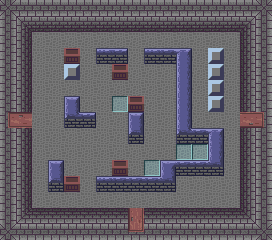

Tiled map render using the project's own tile images. Description and the whole map definition, tile-layer contents included, below:
An orthogonal 17x15 tile map with 16x16 px tiles, 1 tile layer (base).

<map version="1.10" tiledversion="1.10.2" orientation="orthogonal" renderorder="right-down" width="17" height="15" tilewidth="16" tileheight="16" infinite="0" nextlayerid="8" nextobjectid="1">
 <editorsettings>
  <export target="level5.lua" format="lua" />
 </editorsettings>
 <properties>
  <property name="east" value="level7" />
  <property name="south" value="level4" />
  <property name="west" value="level8" />
 </properties>
 <tileset firstgid="1" source="level_tiles.tsx" />
 <layer id="1" name="base" width="17" height="15">
  <data encoding="csv">
32,37,37,37,37,37,37,37,37,37,37,37,37,37,37,37,32,
38,1,2,2,2,2,2,2,2,2,2,2,2,2,2,3,38,
38,9,10,10,10,10,10,10,10,10,10,10,10,10,10,11,38,
38,9,10,10,26,10,28,30,10,28,29,6,10,39,10,11,38,
38,9,10,10,39,10,10,26,10,10,10,15,10,39,10,11,38,
38,9,10,10,10,10,10,10,10,10,10,15,10,39,10,11,38,
38,9,10,10,7,10,10,25,26,10,10,15,10,39,10,11,38,
42,43,10,10,20,30,10,10,7,10,10,15,10,10,10,34,35,
38,9,10,10,10,10,10,10,23,10,10,20,29,6,10,11,38,
38,9,10,10,10,10,10,10,10,10,10,25,25,15,10,11,38,
38,9,10,7,10,10,10,26,10,25,4,29,29,22,10,11,38,
38,9,10,23,26,10,28,29,29,29,22,10,10,10,10,11,38,
38,9,10,10,10,10,10,10,10,10,10,10,10,10,10,11,38,
38,17,18,18,18,18,18,18,36,18,18,18,18,18,18,19,38,
32,37,37,37,37,37,37,37,44,37,37,37,37,37,37,37,32
</data>
 </layer>
</map>
